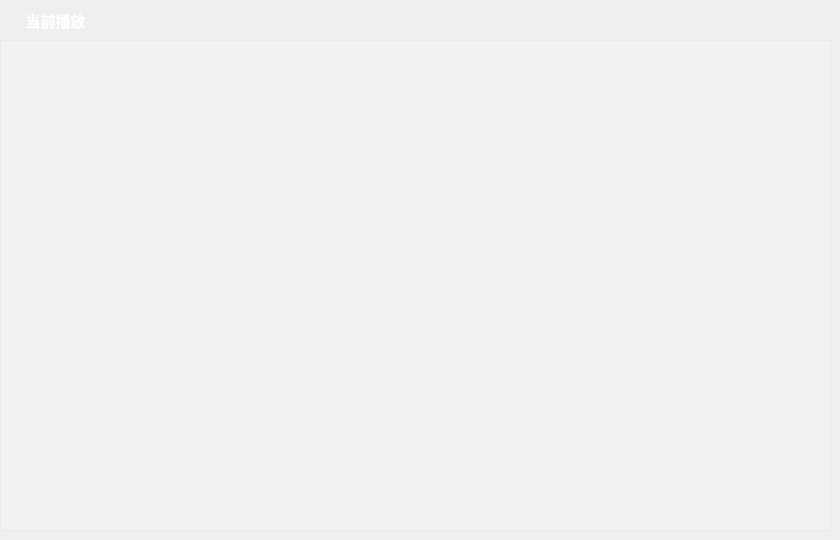
   <widget class="QWidget" name="page0">
    <widget class="QLabel" name="curMusicTitle">
     <property name="geometry">
      <rect>
       <x>0</x>
       <y>0</y>
       <width>111</width>
       <height>40</height>
      </rect>
     </property>
     <property name="font">
      <font>
       <family>Microsoft YaHei UI</family>
       <pointsize>11</pointsize>
       <weight>75</weight>
       <bold>true</bold>
      </font>
     </property>
     <property name="styleSheet">
      <string notr="true">color: rgb(255, 255, 255);</string>
     </property>
     <property name="text">
      <string>当前播放</string>
     </property>
     <property name="alignment">
      <set>Qt::AlignCenter</set>
     </property>
    </widget>
    <widget class="QPushButton" name="btnClearCur">
     <property name="geometry">
      <rect>
       <x>100</x>
       <y>0</y>
       <width>35</width>
       <height>40</height>
      </rect>
     </property>
     <property name="cursor">
      <cursorShape>PointingHandCursor</cursorShape>
     </property>
     <property name="toolTip">
      <string>清空歌单</string>
     </property>
     <property name="text">
      <string/>
     </property>
     <property name="icon">
      <iconset resource="images.qrc">
       <normaloff>:/image/image/image/clear.png</normaloff>:/image/image/image/clear.png</iconset>
     </property>
     <property name="iconSize">
      <size>
       <width>30</width>
       <height>30</height>
      </size>
     </property>
     <property name="flat">
      <bool>true</bool>
     </property>
    </widget>
    <widget class="MusicListWidget" name="curMusicWidget">
     <property name="geometry">
      <rect>
       <x>0</x>
       <y>40</y>
       <width>831</width>
       <height>491</height>
      </rect>
     </property>
     <property name="font">
      <font>
       <weight>75</weight>
       <bold>true</bold>
      </font>
     </property>
     <property name="styleSheet">
      <string notr="true">color: rgb(255, 255, 255);
background-color: rgba(255, 255, 255, 50);
</string>
     </property>
     <property name="horizontalScrollBarPolicy">
      <enum>Qt::ScrollBarAlwaysOff</enum>
     </property>
     <property name="sizeAdjustPolicy">
      <enum>QAbstractScrollArea::AdjustToContentsOnFirstShow</enum>
     </property>
     <property name="selectionMode">
      <enum>QAbstractItemView::SingleSelection</enum>
     </property>
     <property name="isWrapping" stdset="0">
      <bool>false</bool>
     </property>
     <property name="wordWrap">
      <bool>false</bool>
     </property>
     <property name="selectionRectVisible">
      <bool>false</bool>
     </property>
     <property name="sortingEnabled">
      <bool>false</bool>
     </property>
    </widget>
   </widget>
